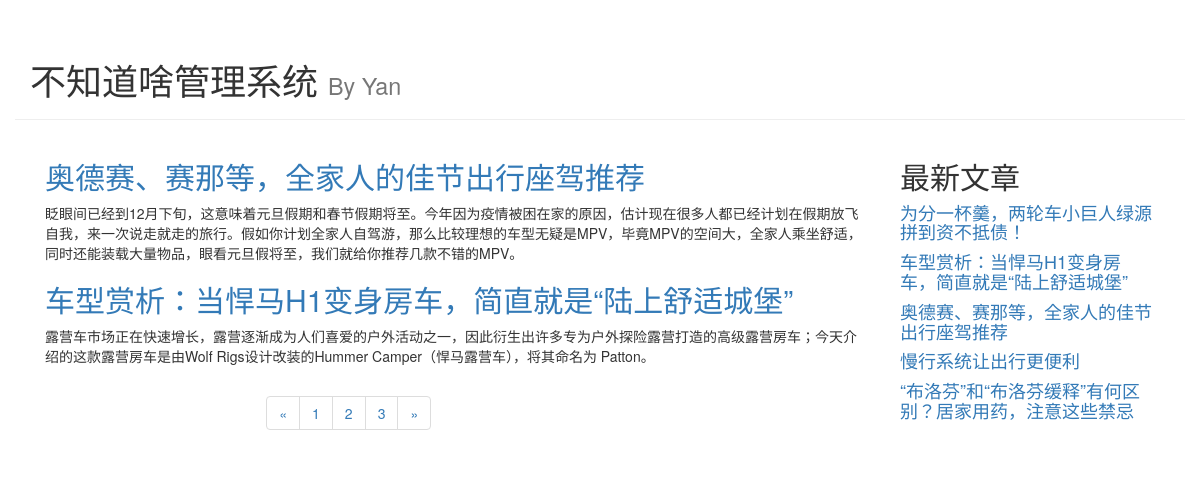
Screenshot of /blog/index?page=2 with the database file from the repository.
### blog/models.py (models this page shows, shortened)
class Article(models.Model):
    article_id = models.AutoField(primary_key=True)
    title = models.TextField()
    brief_content = models.TextField()
    content = models.TextField()
    publish_date = models.DateTimeField(auto_now=True)

### blog/views.py (the view)
# urls.py: path('index', blog.views.get_index_page),
def get_index_page(request):
    all_article = Article.objects.all()
    top5_article = Article.objects.order_by('-publish_date')[:5]
    page = request.GET.get('page')
    if page:
        page = int(page)
    else:
        page = 1
    paginator = Paginator(all_article, 2)
    page_num = paginator.num_pages
    page_article_list = paginator.page(page)
    if page_article_list.has_next():
        next_page = page + 1
    else:
        next_page = page
    if page_article_list.has_previous():
        previous_page = page - 1
    else:
        previous_page = page
    return render(request, 'blog/index.html',
                  {
                      'article_list': page_article_list,
                      'page_num': range(1, page_num + 1),
                      'cur_page': page,
                      'next_page': next_page,
                      'previous_page': previous_page,
                      'top5_article_list': top5_article
                  })

### blog/templates/blog/index.html (shortened to what this page needs)
<!DOCTYPE html>
<html lang="en">
<head>
    <link rel="stylesheet" href="https://stackpath.bootstrapcdn.com/bootstrap/3.4.1/css/bootstrap.min.css"
>
</head>
<body>
<div class="container page-header">
    <h1>不知道啥管理系统
        <small>By Yan</small>
    </h1>
</div>
<div class="container page-body">
    <div class="col-md-9" role="main">
        <div class="body-main">
            {% for article in article_list %}
                <div>
                    <h2>
                        <a href="/blog/detail/{{ article.article_id }}">{{ article.title }}</a>
                    </h2>
                    <p>
                        {{ article.brief_content }}
                    </p>
                </div>
            {% endfor %}
        </div>
        <div class="body-footer">
            <div class="col-md-4 col-md-offset-3">
                <nav aria-label="Page navigation">
                    <ul class="pagination">
                        <li>
                            <a href="/blog/index?page={{ previous_page }}" aria-label="Previous">
                                <span aria-hidden="true">&laquo;</span>
                            </a>
                        </li>
                        {% for num in page_num %}
                        <li><a href="/blog/index?page={{ num }}">{{ num }}</a></li>
                        {% endfor %}
                        <li>
                            <a href="/blog/index?page={{ next_page }}" aria-label="Next">
                                <span aria-hidden="true">&raquo;</span>
                            </a>
                        </li>
                    </ul>
                </nav>
            </div>
        </div>
    </div>
    <div class="col-md-3" role="complementary">
        <div>
            <h2>最新文章</h2>
            {% for article in top5_article_list %}
                <h4><a href="/blog/detail/{{ article.article_id }}">{{ article.title }}</a></h4>
            {% endfor %}
        </div>
    </div>
</div>
</body>
</html>

### rows the page displays
Article: title "奥德赛、赛那等，全家人的佳节出行座驾推荐", brief_content "眨眼间已经到12月下旬，这意味着元旦假期和春节假期将至。今年因为疫情被困在家的原因，估计现在很多人都已经计划在假期放飞自我，来一次说走就走的旅行。假如你计划全家人自驾游，那么比较理想的车型无疑是MPV，毕竟MPV的空间大，全家人乘坐舒适，同时还能装载大量物品，眼看元旦假将至，我们就给你推荐几款不错的MPV。"
Article: title "车型赏析：当悍马H1变身房车，简直就是“陆上舒适城堡”", brief_content "露营车市场正在快速增长，露营逐渐成为人们喜爱的户外活动之一，因此衍生出许多专为户外探险露营打造的高级露营房车；今天介绍的这款露营房车是由Wolf Rigs设计改装的Hummer Camper（悍马露营车），将其命名为 Patton。"
Article: title "为分一杯羹，两轮车小巨人绿源拼到资不抵债！"
Article: title "慢行系统让出行更便利"
Article: title "“布洛芬”和“布洛芬缓释”有何区别？居家用药，注意这些禁忌"

### other values shown
{{ num }} "1" "2" "3"
